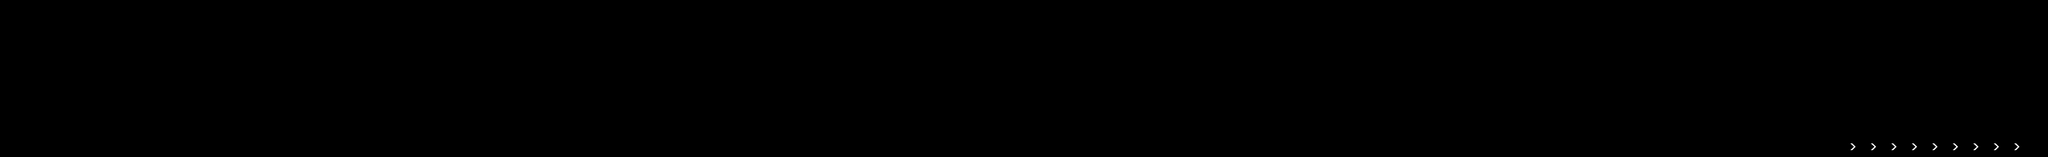

Below is a game level as drawn by its tile map, then a one-line description and the .tmx that defines it (tile-layer data replaced by summaries):
An orthogonal 300x23 tile map with 16x16 px tiles, 7 tile layers (Lights, Lights 2, Lights3, Lights 4, ...), 2 tilesets and 456 objects (59x Cross, 9x BoostsUp, 9x Triangle, EndGame, Player, ...).

<map version="1.10" tiledversion="1.10.2" orientation="orthogonal" renderorder="right-down" width="300" height="23" tilewidth="16" tileheight="16" infinite="0" nextlayerid="30" nextobjectid="7962">
 <tileset firstgid="1" source="boost.tsx" />
 <tileset firstgid="10" source="light.tsx" />
 <layer id="23" name="Lights" width="300" height="23">
  <data>[6900 cells, 0 non-empty, 0 distinct tile ids]</data>
 </layer>
 <layer id="24" name="Lights 2" width="300" height="23">
  <data>[6900 cells, 0 non-empty, 0 distinct tile ids]</data>
 </layer>
 <layer id="25" name="Lights3" width="300" height="23">
  <data>[6900 cells, 0 non-empty, 0 distinct tile ids]</data>
 </layer>
 <layer id="26" name="Lights 4" width="300" height="23">
  <data>[6900 cells, 0 non-empty, 0 distinct tile ids]</data>
 </layer>
 <layer id="28" name="Text" width="300" height="23" locked="1">
  <data>[6900 cells, 0 non-empty, 0 distinct tile ids]</data>
 </layer>
 <layer id="27" name="BoostsUp" width="300" height="23">
  <data>[6900 cells, 9 non-empty, 1 distinct tile ids]</data>
 </layer>
 <objectgroup id="16" name="SpawnObstaclesCircles" locked="1" />
 <objectgroup id="2" name="Collisions">
  <object id="7083" x="0" y="352" width="768" height="16">
   <properties>
    <property name="BorderUp" type="bool" value="true" />
    <property name="Texture" type="bool" value="false" />
    <property name="TextureBlock" type="bool" value="false" />
   </properties>
  </object>
  <object id="7737" x="0" y="352" width="3072" height="16" />
  <object id="7739" x="3536.25" y="352" width="1263.75" height="16" />
  <object id="7796" name="EndGame" type="EndGame" x="4784" y="0" width="16" height="352" />
  <object id="7799" x="3072" y="352" width="464.75" height="16" />
  <object id="7801" x="352" y="336" width="16" height="16" />
  <object id="7803" x="672" y="336" width="16" height="16" />
  <object id="7807" x="720" y="320" width="16" height="32" />
  <object id="7848" x="1536" y="304" width="16" height="32" />
  <object id="7849" x="1280" y="320" width="256" height="16" />
  <object id="7850" x="1088" y="336" width="208" height="16" />
  <object id="7854" x="1952" y="336" width="16" height="16" />
  <object id="7855" x="1600" y="304" width="64" height="16" />
  <object id="7876" x="2624" y="320" width="16" height="32" />
  <object id="7877" x="2480" y="320" width="16" height="32" />
  <object id="7884" x="2544" y="320" width="16" height="32" />
  <object id="7879" x="2432" y="304" width="16" height="48" />
  <object id="7880" x="2368" y="320" width="16" height="32" />
  <object id="7881" x="2304" y="336" width="16" height="16" />
  <object id="7943" x="4128" y="288" width="16" height="16" />
  <object id="7944" x="4064" y="304" width="16" height="16" />
  <object id="7945" x="4016" y="288" width="16" height="16" />
  <object id="7946" x="3952" y="304" width="16" height="16" />
  <object id="7947" x="3888" y="320" width="16" height="16" />
  <object id="7948" x="3840" y="304" width="16" height="16" />
  <object id="7949" x="3792" y="288" width="16" height="16" />
  <object id="7950" x="3728" y="304" width="16" height="16" />
  <object id="7951" x="3664" y="320" width="16" height="16" />
  <object id="7952" x="3616" y="304" width="16" height="16" />
  <object id="7953" x="3552" y="320" width="16" height="16" />
  <object id="7955" x="3488" y="336" width="16" height="16" />
  <object id="7956" x="3200" y="320" width="16" height="16" />
  <object id="7957" x="3008" y="320" width="144" height="16" />
  <object id="7958" x="2880" y="320" width="80" height="16" />
  <object id="7959" x="2752" y="320" width="128" height="16" />
  <object id="7961" x="2656" y="336" width="112" height="16" />
 </objectgroup>
 <objectgroup id="3" name="Spawnpoints">
  <object id="6643" name="Player" type="Player" x="32" y="336" width="16" height="16" />
  <object id="6644" name="Checkpoint" type="Checkpoint" x="4768" y="336" width="16" height="16" />
  <object id="7934" type="BoostsUp" x="4336" y="336" width="16" height="16" />
  <object id="7937" type="BoostsUp" x="4432" y="336" width="16" height="16" />
  <object id="7939" type="BoostsUp" x="4528" y="336" width="16" height="16" />
  <object id="7941" type="BoostsUp" x="4624" y="336" width="16" height="16" />
  <object id="7935" type="BoostsUp" x="4384" y="336" width="16" height="16" />
  <object id="7936" type="BoostsUp" x="4480" y="336" width="16" height="16" />
  <object id="7938" type="BoostsUp" x="4576" y="336" width="16" height="16" />
  <object id="7940" type="BoostsUp" x="4672" y="336" width="16" height="16" />
  <object id="7942" type="BoostsUp" x="4720" y="336" width="16" height="16" />
 </objectgroup>
 <objectgroup id="7" name="SpawnObstacles">
  <object id="7836" name="Triangle" x="1392" y="304" width="16" height="16">
   <properties>
    <property name="Down" type="bool" value="true" />
    <property name="TextureObstacle" type="bool" value="true" />
    <property name="Up" type="bool" value="false" />
   </properties>
  </object>
  <object id="7838" name="Triangle" x="1168" y="320" width="16" height="16">
   <properties>
    <property name="Down" type="bool" value="true" />
    <property name="TextureObstacle" type="bool" value="true" />
    <property name="Up" type="bool" value="false" />
   </properties>
  </object>
  <object id="7837" name="Triangle" x="1408" y="304" width="16" height="16">
   <properties>
    <property name="Down" type="bool" value="true" />
    <property name="TextureObstacle" type="bool" value="true" />
    <property name="Up" type="bool" value="false" />
   </properties>
  </object>
  <object id="7852" name="Triangle" x="1968" y="336" width="16" height="16">
   <properties>
    <property name="Down" type="bool" value="true" />
    <property name="TextureObstacle" type="bool" value="true" />
    <property name="Up" type="bool" value="false" />
   </properties>
  </object>
  <object id="7864" name="Triangle" x="2496" y="336" width="16" height="16">
   <properties>
    <property name="Down" type="bool" value="true" />
    <property name="TextureObstacle" type="bool" value="true" />
    <property name="Up" type="bool" value="false" />
   </properties>
  </object>
  <object id="7865" name="Triangle" x="2512" y="336" width="16" height="16">
   <properties>
    <property name="Down" type="bool" value="true" />
    <property name="TextureObstacle" type="bool" value="true" />
    <property name="Up" type="bool" value="false" />
   </properties>
  </object>
  <object id="7866" name="Triangle" x="2528" y="336" width="16" height="16">
   <properties>
    <property name="Down" type="bool" value="true" />
    <property name="TextureObstacle" type="bool" value="true" />
    <property name="Up" type="bool" value="false" />
   </properties>
  </object>
  </objectgroup>
 <objectgroup id="29" name="SpawnBlocks">
  <properties>
   <property name="Transition" value="0, 700, FF2196F3, FF9C27B0, FF013C6D, FF4A0057; 790, 810, FF9C27B0, FF4CAF50, FF4A0057, FF0B5400; 1800, 1810, FF4CAF50, FFF44336, FF0B5400, FF540000; 2800, 2920, FFF44336, FF0E0E0E, FF540000, FF000000; 3060, 3060, FF0E0E0E, FF0E0E0E, FF000000, FFFFFFFF; 3100, 3100, FF0E0E0E, FF0E0E0E, FFFFFFFF, FF000000" />
  </properties>
  <!-- 400 objects omitted --></objectgroup>
 <objectgroup id="17" name="SpawnRopes" locked="1" />
 <objectgroup id="18" name="SpawnBlocksAnimated" locked="1" />
 <objectgroup id="6" name="SpawnParticles" locked="1" />
 <layer id="10" name="Background" width="300" height="23" locked="1">
  <properties>
   <property name="Background" value="" />
   <property name="NextBackground" value="" />
   <property name="Time" type="int" value="3" />
  </properties>
  <data>[6900 cells, 0 non-empty, 0 distinct tile ids]</data>
 </layer>
</map>
<!-- 402 of 456 objects omitted -->
